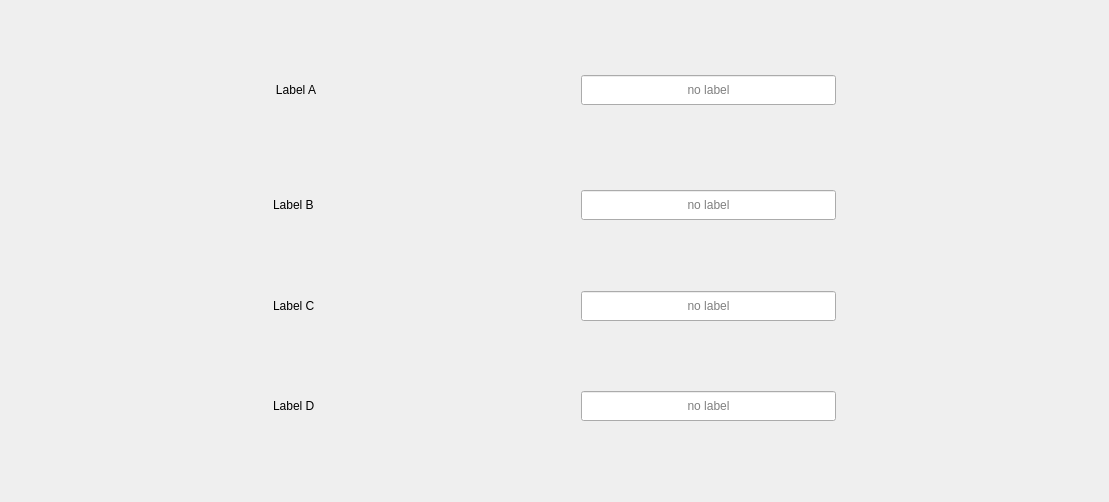
<?xml version="1.0" encoding="UTF-8"?>
<ui version="4.0">
 <class>Form</class>
 <widget class="QWidget" name="Form">
  <property name="geometry">
   <rect>
    <x>0</x>
    <y>0</y>
    <width>1109</width>
    <height>502</height>
   </rect>
  </property>
  <property name="windowTitle">
   <string>Form</string>
  </property>
  <layout class="QGridLayout" name="gridLayout_3">
   <item row="22" column="1">
    <widget class="QLabel" name="label_a_a_2">
     <property name="text">
      <string>Label B</string>
     </property>
    </widget>
   </item>
   <item row="1" column="0">
    <spacer name="horizontalSpacer_2">
     <property name="orientation">
      <enum>Qt::Horizontal</enum>
     </property>
     <property name="sizeHint" stdset="0">
      <size>
       <width>40</width>
       <height>20</height>
      </size>
     </property>
    </spacer>
   </item>
   <item row="19" column="4">
    <widget class="Line" name="line_95">
     <property name="sizePolicy">
      <sizepolicy hsizetype="Fixed" vsizetype="Fixed">
       <horstretch>0</horstretch>
       <verstretch>0</verstretch>
      </sizepolicy>
     </property>
     <property name="orientation">
      <enum>Qt::Horizontal</enum>
     </property>
    </widget>
   </item>
   <item row="1" column="1">
    <widget class="QLabel" name="label_a_a">
     <property name="sizePolicy">
      <sizepolicy hsizetype="Fixed" vsizetype="Preferred">
       <horstretch>0</horstretch>
       <verstretch>0</verstretch>
      </sizepolicy>
     </property>
     <property name="minimumSize">
      <size>
       <width>46</width>
       <height>0</height>
      </size>
     </property>
     <property name="text">
      <string>&lt;html&gt;&lt;head/&gt;&lt;body&gt;&lt;p align=&quot;center&quot;&gt;Label A&lt;/p&gt;&lt;/body&gt;&lt;/html&gt;</string>
     </property>
     <property name="textFormat">
      <enum>Qt::MarkdownText</enum>
     </property>
    </widget>
   </item>
   <item row="24" column="1">
    <widget class="QLabel" name="label_a_a_3">
     <property name="text">
      <string>Label C</string>
     </property>
    </widget>
   </item>
   <item row="36" column="1">
    <spacer name="verticalSpacer_2">
     <property name="orientation">
      <enum>Qt::Vertical</enum>
     </property>
     <property name="sizeHint" stdset="0">
      <size>
       <width>20</width>
       <height>40</height>
      </size>
     </property>
    </spacer>
   </item>
   <item row="23" column="1">
    <spacer name="verticalSpacer_3">
     <property name="orientation">
      <enum>Qt::Vertical</enum>
     </property>
     <property name="sizeHint" stdset="0">
      <size>
       <width>20</width>
       <height>40</height>
      </size>
     </property>
    </spacer>
   </item>
   <item row="36" column="0">
    <widget class="Line" name="line_109">
     <property name="sizePolicy">
      <sizepolicy hsizetype="Fixed" vsizetype="Fixed">
       <horstretch>0</horstretch>
       <verstretch>0</verstretch>
      </sizepolicy>
     </property>
     <property name="orientation">
      <enum>Qt::Horizontal</enum>
     </property>
    </widget>
   </item>
   <item row="36" column="4">
    <widget class="Line" name="line_153">
     <property name="sizePolicy">
      <sizepolicy hsizetype="Fixed" vsizetype="Fixed">
       <horstretch>0</horstretch>
       <verstretch>0</verstretch>
      </sizepolicy>
     </property>
     <property name="orientation">
      <enum>Qt::Horizontal</enum>
     </property>
    </widget>
   </item>
   <item row="1" column="2">
    <spacer name="horizontalSpacer">
     <property name="orientation">
      <enum>Qt::Horizontal</enum>
     </property>
     <property name="sizeHint" stdset="0">
      <size>
       <width>40</width>
       <height>20</height>
      </size>
     </property>
    </spacer>
   </item>
   <item row="21" column="0">
    <widget class="Line" name="line_5">
     <property name="sizePolicy">
      <sizepolicy hsizetype="Fixed" vsizetype="Fixed">
       <horstretch>0</horstretch>
       <verstretch>0</verstretch>
      </sizepolicy>
     </property>
     <property name="orientation">
      <enum>Qt::Horizontal</enum>
     </property>
    </widget>
   </item>
   <item row="1" column="4">
    <spacer name="horizontalSpacer_3">
     <property name="orientation">
      <enum>Qt::Horizontal</enum>
     </property>
     <property name="sizeHint" stdset="0">
      <size>
       <width>40</width>
       <height>20</height>
      </size>
     </property>
    </spacer>
   </item>
   <item row="26" column="1">
    <widget class="QLabel" name="label_a_a_4">
     <property name="text">
      <string>Label D</string>
     </property>
    </widget>
   </item>
   <item row="21" column="4">
    <widget class="Line" name="line_93">
     <property name="sizePolicy">
      <sizepolicy hsizetype="Fixed" vsizetype="Fixed">
       <horstretch>0</horstretch>
       <verstretch>0</verstretch>
      </sizepolicy>
     </property>
     <property name="orientation">
      <enum>Qt::Horizontal</enum>
     </property>
    </widget>
   </item>
   <item row="0" column="2">
    <spacer name="verticalSpacer">
     <property name="orientation">
      <enum>Qt::Vertical</enum>
     </property>
     <property name="sizeHint" stdset="0">
      <size>
       <width>20</width>
       <height>40</height>
      </size>
     </property>
    </spacer>
   </item>
   <item row="19" column="0">
    <widget class="Line" name="line">
     <property name="sizePolicy">
      <sizepolicy hsizetype="Fixed" vsizetype="Fixed">
       <horstretch>0</horstretch>
       <verstretch>0</verstretch>
      </sizepolicy>
     </property>
     <property name="orientation">
      <enum>Qt::Horizontal</enum>
     </property>
    </widget>
   </item>
   <item row="1" column="3">
    <widget class="QLineEdit" name="label_1">
     <property name="minimumSize">
      <size>
       <width>107</width>
       <height>30</height>
      </size>
     </property>
     <property name="text">
      <string/>
     </property>
     <property name="maxLength">
      <number>9</number>
     </property>
     <property name="alignment">
      <set>Qt::AlignCenter</set>
     </property>
     <property name="placeholderText">
      <string>no label</string>
     </property>
    </widget>
   </item>
   <item row="25" column="1">
    <spacer name="verticalSpacer_4">
     <property name="orientation">
      <enum>Qt::Vertical</enum>
     </property>
     <property name="sizeHint" stdset="0">
      <size>
       <width>20</width>
       <height>40</height>
      </size>
     </property>
    </spacer>
   </item>
   <item row="19" column="1">
    <spacer name="verticalSpacer_5">
     <property name="orientation">
      <enum>Qt::Vertical</enum>
     </property>
     <property name="sizeHint" stdset="0">
      <size>
       <width>20</width>
       <height>40</height>
      </size>
     </property>
    </spacer>
   </item>
   <item row="22" column="3">
    <widget class="QLineEdit" name="label_2">
     <property name="minimumSize">
      <size>
       <width>107</width>
       <height>30</height>
      </size>
     </property>
     <property name="inputMask">
      <string/>
     </property>
     <property name="maxLength">
      <number>9</number>
     </property>
     <property name="alignment">
      <set>Qt::AlignCenter</set>
     </property>
     <property name="placeholderText">
      <string>no label</string>
     </property>
    </widget>
   </item>
   <item row="24" column="3">
    <widget class="QLineEdit" name="label_3">
     <property name="minimumSize">
      <size>
       <width>107</width>
       <height>30</height>
      </size>
     </property>
     <property name="inputMask">
      <string/>
     </property>
     <property name="maxLength">
      <number>9</number>
     </property>
     <property name="alignment">
      <set>Qt::AlignCenter</set>
     </property>
     <property name="placeholderText">
      <string>no label</string>
     </property>
    </widget>
   </item>
   <item row="26" column="3">
    <widget class="QLineEdit" name="label_4">
     <property name="minimumSize">
      <size>
       <width>107</width>
       <height>30</height>
      </size>
     </property>
     <property name="inputMask">
      <string/>
     </property>
     <property name="maxLength">
      <number>9</number>
     </property>
     <property name="alignment">
      <set>Qt::AlignCenter</set>
     </property>
     <property name="placeholderText">
      <string>no label</string>
     </property>
    </widget>
   </item>
  </layout>
 </widget>
 <resources/>
 <connections/>
</ui>
